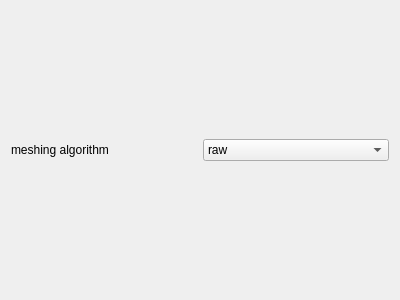
<?xml version="1.0" encoding="UTF-8"?>
<ui version="4.0">
 <class>FormSetSrc</class>
 <widget class="QWidget" name="FormSetSrc">
  <property name="geometry">
   <rect>
    <x>0</x>
    <y>0</y>
    <width>400</width>
    <height>300</height>
   </rect>
  </property>
  <property name="windowTitle">
   <string>Form</string>
  </property>
  <layout class="QGridLayout" name="gridLayout">
   <item row="0" column="1">
    <widget class="QComboBox" name="comboBox">
     <item>
      <property name="text">
       <string>raw</string>
      </property>
     </item>
     <item>
      <property name="text">
       <string>blur</string>
      </property>
     </item>
     <item>
      <property name="text">
       <string>greedy</string>
      </property>
     </item>
    </widget>
   </item>
   <item row="0" column="0">
    <widget class="QLabel" name="label">
     <property name="text">
      <string>meshing algorithm</string>
     </property>
    </widget>
   </item>
  </layout>
 </widget>
 <resources/>
 <connections/>
</ui>
